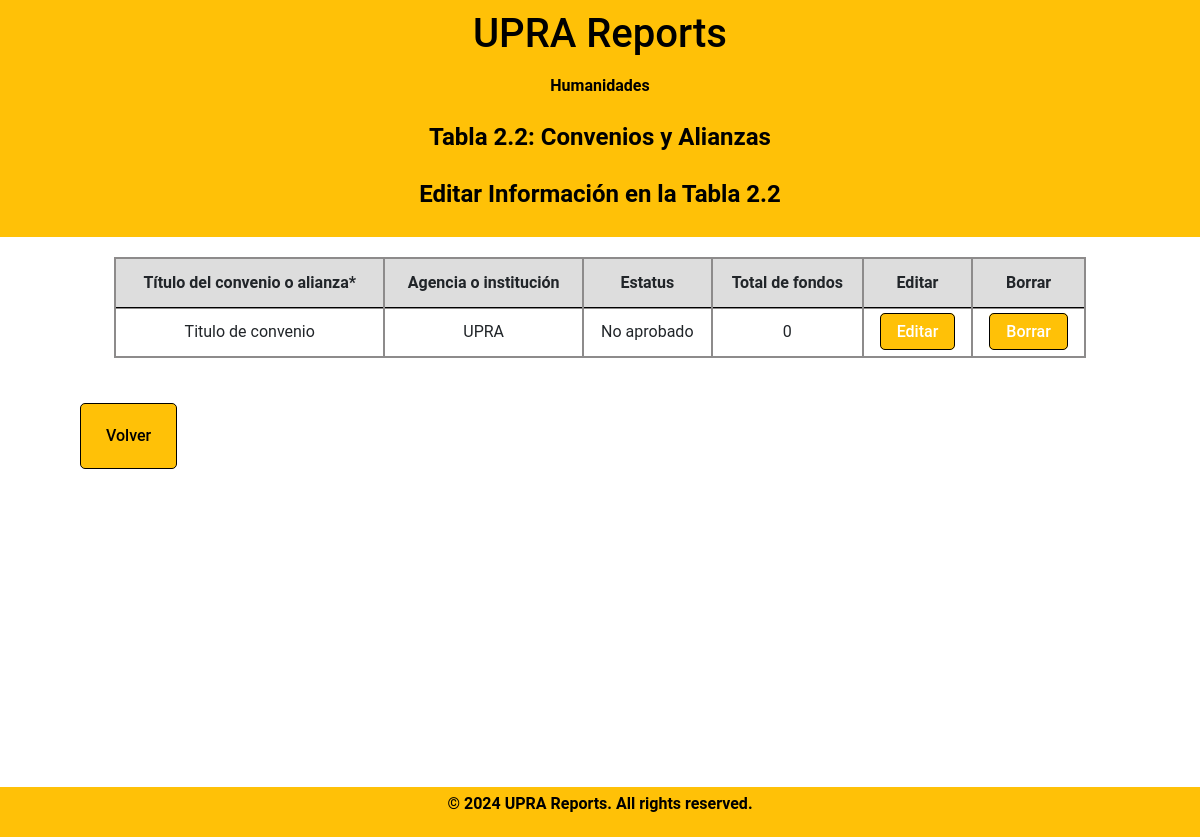
/meta-2/tabla2.2_display.php (signed in), run on the app's committed database.
### tables this page shows
CREATE TABLE `departamento` (
  `DepartmentID` int(11) NOT NULL,
  `DepartmentName` varchar(100) DEFAULT NULL
);

CREATE TABLE `table22` (
  `table22ID` int(11) NOT NULL,
  `DepartmentID` int(11) DEFAULT NULL,
  `year` int(4) DEFAULT NULL,
  `field1` varchar(100) DEFAULT NULL,
  `field2` varchar(100) DEFAULT NULL,
  `field3` varchar(100) DEFAULT NULL,
  `field4` varchar(100) DEFAULT NULL
);

### meta-2/tabla2.2_display.php (the view, shortened to what this page needs)
<?php
    include_once "db_info.php";
if (isset($_SESSION['DepartmentID'])) {
    $departmentID = $_SESSION['DepartmentID'];
    $sql = "SELECT DepartmentName FROM departamento WHERE DepartmentID = ?";
    $stmt = $conn->prepare($sql);
    $stmt->bind_param("i", $departmentID);
    $stmt->execute();
    $result = $stmt->get_result();
    $department = $result->fetch_assoc();
}
$year = date("Y");
?>
<!DOCTYPE html>
<html lang="en">
  <head>
    <link rel="stylesheet" href="../fonts/icomoon/style.css">
    <link rel="stylesheet" href="../css/owl.carousel.min.css">
    <link rel="stylesheet" href="../css/bootstrap.min.css">
    <link rel="stylesheet" href="../css/style.css">
    <link rel="stylesheet" href="../css/style-sidemenu.css">
    <link rel="stylesheet" href="https://code.jquery.com/ui/1.12.1/themes/base/jquery-ui.css">
</head>
<body>
<header>
            <h1 class="uprareports">UPRA Reports</h1>
            <h2 class="bienvenidosusuario"><?php echo $department['DepartmentName'] ?></h2>
            <h2 class="tablaheader">Tabla 2.2: Convenios y Alianzas</h2>
            <h2 class="tablaheader"> Editar Informaci&oacute;n en la Tabla 2.2</h2>
        </header>
<div class="formbold-main-wrapper-edit">
    <div class="formbold-form-wrapper-edit">
        <table class="table">
          <thead>
            <tr>
              <th scope="col">Título&nbsp;del&nbsp;convenio&nbsp;o&nbsp;alianza*</th>
              <th scope="col">Agencia&nbsp;o&nbsp;institución</th>
              <th scope="col">Estatus</th>
              <th scope="col">Total&nbsp;de&nbsp;fondos</th>
              <th scope="col">Editar</th>
              <th scope="col">Borrar</th>
            </tr>
          </thead>
          <tbody>
            <tr>
              <?php
                  $sql = "SELECT * FROM table22 WHERE DepartmentID = ? AND year = ?";
                  $stmt = $conn->prepare($sql);
                  $stmt->bind_param("si", $departmentID, $year);
                  $stmt->execute();
                  $result =$stmt->get_result();
                  while ($row = $result->fetch_assoc()) {
                      echo "<tr>";
                      echo "<td>" . $row['field1'] . "</td>";
                      echo "<td>" . $row['field2'] . "</td>";
                      echo "<td>" . $row['field3'] . "</td>";
                      echo "<td>" . $row['field4'] . "</td>";
                      echo "<td><a href='javascript:void(0);' class='edit-btn'>Editar</a></td>";
                      echo "<td><a class='delete-btn' href='../meta-2/tabla2.2_delete.php?id=" . $row['table22ID'] . "'>Borrar</a></td>";
                      echo "</tr>";
                  }
                ?>
            </tr>
          </tbody>
      </table>
            <div class="formbold-main-wrapperDept">
          <a class="underline-button" href="../meta-2/tabla2.2.php">Volver</a>
      </div>
    </div>
  </div>
    <div class="footer-box">
        <p>&copy; 2024 UPRA Reports. All rights reserved.</p>
    </div>
</body>
</html>

### css/style.css (style rules this page uses)
* { margin: 0; padding: 0; }
body { font-family: "Roboto", -apple-system, BlinkMacSystemFont, "Segoe UI", Roboto, "Helvetica Neue", Arial, "Noto Sans", sans-serif, "Apple Color Emoji", "Segoe UI Emoji", "Segoe UI Symbol", "Noto Color Emoji"; background-color: #fff; color: #999; }
a { -webkit-transition: .3s all ease; -o-transition: .3s all ease; transition: .3s all ease; }
a, a:hover { text-decoration: none !important; }
h2 { font-size: 3.5rem; font-weight: 700; }
body { font-family: "Roboto", -apple-system, BlinkMacSystemFont, "Segoe UI", Roboto, "Helvetica Neue", Arial, "Noto Sans", sans-serif, "Apple Color Emoji", "Segoe UI Emoji", "Segoe UI Symbol", "Noto Color Emoji"; background-color: #fff; color: #999; line-height: 2; }
.table { border-collapse: collapse; width: 90%; margin: auto; border: 2px solid #8d8b8b; overflow-x: auto; }
td, th { border: 2px solid #8d8b8b; text-align: center; padding: 0.5em; }
th, td { border: 2px solid #8d8b8b; text-align: center; padding: 0.5em; font-size: 1rem; }
.table thead th { vertical-align: bottom; border-bottom: 2px solid #8d8b8b; background-color: #dddddd; }
.table th, .table td { padding: 0.5rem; vertical-align: top; border-top: 1px solid #000000; }
header { background-color: #FFC107; color: #000; padding: 10px; text-align: center; }
.footer-box { background-color: #FFC107; color: #000; text-align: center; padding: 1px 0; position: fixed; bottom: 0%; width: 100%; z-index: 999; font-weight: bold; }
.footer-box p { font-size: 16px; }
html, body { height: 100%; margin: 0; padding: 0; }
.formbold-main-wrapper-edit { display: flex; align-items: center; justify-content: center; padding-top: 10px; margin-left: auto; margin-right: auto; min-height: 580px; max-height: 900px; }
.formbold-main-wrapperDept { display: flex; justify-content: space-between; padding: 20px; margin: 0 auto; }
.formbold-form-wrapper-edit { margin: 0 auto; width: 90%; background: white; min-height: 580px; max-height: 900px; margin-top: 10px; }
.underline-button { font-size: 16px; border-radius: 5px; padding: 16px 25px; border: none; font-weight: 500; background-color: #FFC107; color: #000; cursor: pointer; margin-top: 25px; border: 1px solid #000; margin-bottom: 150px; }
.bienvenidosusuario { font-size: 1.0em; color: #000; text-align: center; padding: 10px; }
.tablaheader { font-size: 1.5em; color: #000; text-align: center; padding: 10px; }
.edit-btn, .delete-btn, .update-btn { font-size: 16px; border-radius: 5px; padding: 8px 16px; border: none; font-weight: 500; background-color: #FFC107; color: white; cursor: pointer; margin-top: 1px; border: 1px solid #000; }

### css/style-sidemenu.css (style rules this page uses)
* { margin: 0; padding: 0; }
:root { --accent-color: #FFC107; }

### data on the page
departamento: DepartmentName "Humanidades"
table22: field1 "Titulo de convenio", field2 "UPRA", field3 "No aprobado", field4 "0"
